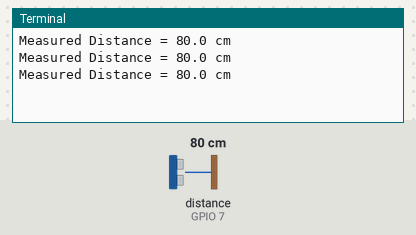
Bench run of a program on a simulated Raspberry Pi (BCM pin numbers). Parts: the last lines printed to the terminal. The inputs (shaded band) are chosen by the test bench; at power-on: distance to the obstacle (sensor on GPIO 7) 80 cm. The echo pulse lasts 58.3 µs per cm; the clock reads 2024-03-15 10:24:30 at power-on unless the program sets it.

Above: at 1.2 s.
1.3 s: distance to the obstacle (sensor on GPIO 7) set to 2 cm
At 1.9 s:
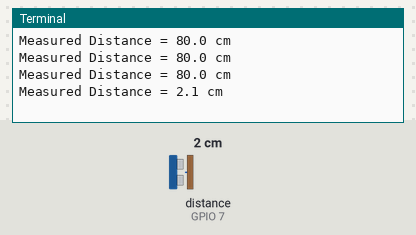
2.8 s: distance to the obstacle (sensor on GPIO 7) set to 4 cm
At 3.4 s:
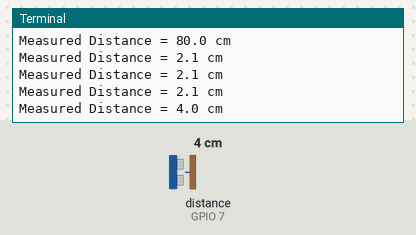
Timing chart, 0 to 5.8 s (numbered marks = the images above; inputs shaded):
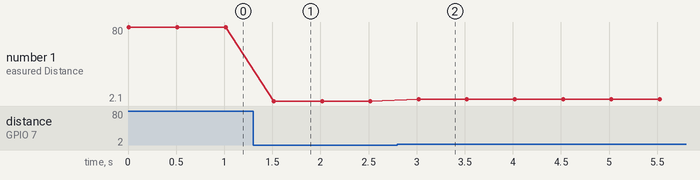

Measured:
- after the input at 1.3 s, the terminal: prints a new line after 0.22 s (image 1)
- after the input at 2.8 s, the terminal: prints a new line after 0.22 s (image 2)
- plotted number 1: 80 → 2.1 after the input at 1.3 s, 2.1 → 4 after the input at 2.8 s

The program:

sensor.py
```python
import RPi.GPIO as GPIO
import time

#GPIO Mode (BOARD / BCM)
GPIO.setmode(GPIO.BCM) #GPIO mode

#set GPIO Pins
GPIO_TRIGGER = 5
GPIO_ECHO = 7

#setup GPIO pin (IN / OUT)
GPIO.setup(GPIO_TRIGGER, GPIO.OUT)
GPIO.setup(GPIO_ECHO, GPIO.IN)

def distance():
    # set Trigger to HIGH
    GPIO.output(GPIO_TRIGGER, True)

    # set Trigger after 0.01ms to LOW
    time.sleep(0.00001)
    GPIO.output(GPIO_TRIGGER, False)

    StartTime = time.time()
    StopTime = time.time()

    # save StartTime
    while GPIO.input(GPIO_ECHO) == 0:
        StartTime = time.time()

    # save time of arrival
    while GPIO.input(GPIO_ECHO) == 1:
        StopTime = time.time()

    # time difference between start and arrival
    TimeElapsed = StopTime- StartTime
    # multiply with the sonic speed (34300 cm/s)
    # and divide by 2, because there and back
    distance = (TimeElapsed * 34300) / 2

    return distance


while True:
   dist = distance()
   print ("Measured Distance = %.1f cm" % dist)
   time.sleep(0.5)
```
